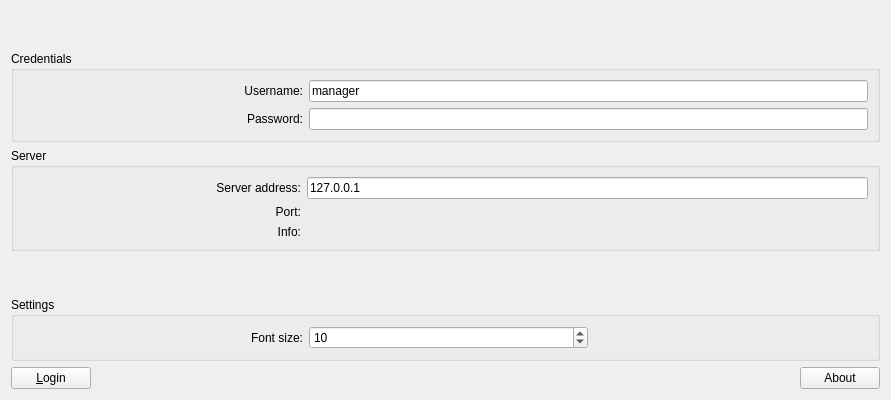
     <widget class="QWidget" name="loginTab">
      <attribute name="title">
       <string>Login</string>
      </attribute>
      <layout class="QVBoxLayout" name="verticalLayout">
       <item>
        <spacer name="verticalSpacer_9">
         <property name="orientation">
          <enum>Qt::Orientation::Vertical</enum>
         </property>
         <property name="sizeHint" stdset="0">
          <size>
           <width>20</width>
           <height>40</height>
          </size>
         </property>
        </spacer>
       </item>
       <item>
        <widget class="QGroupBox" name="userGBox">
         <property name="enabled">
          <bool>true</bool>
         </property>
         <property name="title">
          <string>Credentials</string>
         </property>
         <layout class="QGridLayout" name="gridLayout_3" columnstretch="1,2">
          <item row="0" column="0">
           <widget class="QLabel" name="label">
            <property name="text">
             <string>Username:</string>
            </property>
            <property name="alignment">
             <set>Qt::AlignmentFlag::AlignRight|Qt::AlignmentFlag::AlignTrailing|Qt::AlignmentFlag::AlignVCenter</set>
            </property>
           </widget>
          </item>
          <item row="0" column="1">
           <widget class="QLineEdit" name="userLE">
            <property name="text">
             <string>manager</string>
            </property>
            <property name="readOnly">
             <bool>true</bool>
            </property>
            <property name="placeholderText">
             <string/>
            </property>
           </widget>
          </item>
          <item row="1" column="0">
           <widget class="QLabel" name="label_2">
            <property name="text">
             <string>Password:</string>
            </property>
            <property name="alignment">
             <set>Qt::AlignmentFlag::AlignRight|Qt::AlignmentFlag::AlignTrailing|Qt::AlignmentFlag::AlignVCenter</set>
            </property>
           </widget>
          </item>
          <item row="1" column="1">
           <widget class="QLineEdit" name="passwordLE">
            <property name="echoMode">
             <enum>QLineEdit::EchoMode::Password</enum>
            </property>
           </widget>
          </item>
         </layout>
        </widget>
       </item>
       <item>
        <widget class="QGroupBox" name="serverGBox">
         <property name="enabled">
          <bool>true</bool>
         </property>
         <property name="title">
          <string>Server</string>
         </property>
         <layout class="QGridLayout" name="gridLayout_2" columnstretch="1,1,1">
          <item row="0" column="1" colspan="2">
           <widget class="QLineEdit" name="serverLE">
            <property name="text">
             <string>127.0.0.1</string>
            </property>
           </widget>
          </item>
          <item row="0" column="0">
           <widget class="QLabel" name="serverLabel">
            <property name="text">
             <string>Server address:</string>
            </property>
            <property name="alignment">
             <set>Qt::AlignmentFlag::AlignRight|Qt::AlignmentFlag::AlignTrailing|Qt::AlignmentFlag::AlignVCenter</set>
            </property>
           </widget>
          </item>
          <item row="1" column="0">
           <widget class="QLabel" name="mportLabel">
            <property name="text">
             <string>Port:</string>
            </property>
            <property name="alignment">
             <set>Qt::AlignmentFlag::AlignRight|Qt::AlignmentFlag::AlignTrailing|Qt::AlignmentFlag::AlignVCenter</set>
            </property>
           </widget>
          </item>
          <item row="2" column="1">
           <widget class="QLabel" name="infoLabel">
            <property name="text">
             <string/>
            </property>
           </widget>
          </item>
          <item row="2" column="0">
           <widget class="QLabel" name="infoLabelStatic">
            <property name="text">
             <string>Info:</string>
            </property>
            <property name="alignment">
             <set>Qt::AlignmentFlag::AlignRight|Qt::AlignmentFlag::AlignTrailing|Qt::AlignmentFlag::AlignVCenter</set>
            </property>
           </widget>
          </item>
          <item row="1" column="1">
           <widget class="QLabel" name="mportLabel2">
            <property name="text">
             <string/>
            </property>
           </widget>
          </item>
         </layout>
        </widget>
       </item>
       <item>
        <spacer name="verticalSpacer_8">
         <property name="orientation">
          <enum>Qt::Orientation::Vertical</enum>
         </property>
         <property name="sizeHint" stdset="0">
          <size>
           <width>20</width>
           <height>40</height>
          </size>
         </property>
        </spacer>
       </item>
       <item>
        <widget class="QGroupBox" name="settingsBox">
         <property name="title">
          <string>Settings</string>
         </property>
         <layout class="QHBoxLayout" name="horizontalLayout_11" stretch="1,1,1">
          <item>
           <widget class="QLabel" name="fontLabel">
            <property name="sizePolicy">
             <sizepolicy hsizetype="Expanding" vsizetype="Preferred">
              <horstretch>0</horstretch>
              <verstretch>0</verstretch>
             </sizepolicy>
            </property>
            <property name="text">
             <string>Font size:</string>
            </property>
            <property name="alignment">
             <set>Qt::AlignmentFlag::AlignRight|Qt::AlignmentFlag::AlignTrailing|Qt::AlignmentFlag::AlignVCenter</set>
            </property>
           </widget>
          </item>
          <item>
           <widget class="QSpinBox" name="fontSB">
            <property name="sizePolicy">
             <sizepolicy hsizetype="Expanding" vsizetype="Fixed">
              <horstretch>0</horstretch>
              <verstretch>0</verstretch>
             </sizepolicy>
            </property>
            <property name="minimum">
             <number>4</number>
            </property>
            <property name="maximum">
             <number>24</number>
            </property>
            <property name="value">
             <number>10</number>
            </property>
           </widget>
          </item>
          <item>
           <spacer name="horizontalSpacer_10">
            <property name="orientation">
             <enum>Qt::Orientation::Horizontal</enum>
            </property>
            <property name="sizeHint" stdset="0">
             <size>
              <width>0</width>
              <height>0</height>
             </size>
            </property>
           </spacer>
          </item>
         </layout>
        </widget>
       </item>
       <item>
        <layout class="QHBoxLayout" name="horizontalLayout">
         <item>
          <widget class="QPushButton" name="loginButton">
           <property name="text">
            <string>&amp;Login</string>
           </property>
          </widget>
         </item>
         <item>
          <spacer name="horizontalSpacer">
           <property name="orientation">
            <enum>Qt::Orientation::Horizontal</enum>
           </property>
           <property name="sizeHint" stdset="0">
            <size>
             <width>703</width>
             <height>20</height>
            </size>
           </property>
          </spacer>
         </item>
         <item>
          <widget class="QPushButton" name="aboutButton">
           <property name="text">
            <string>About</string>
           </property>
          </widget>
         </item>
        </layout>
       </item>
      </layout>
     </widget>
